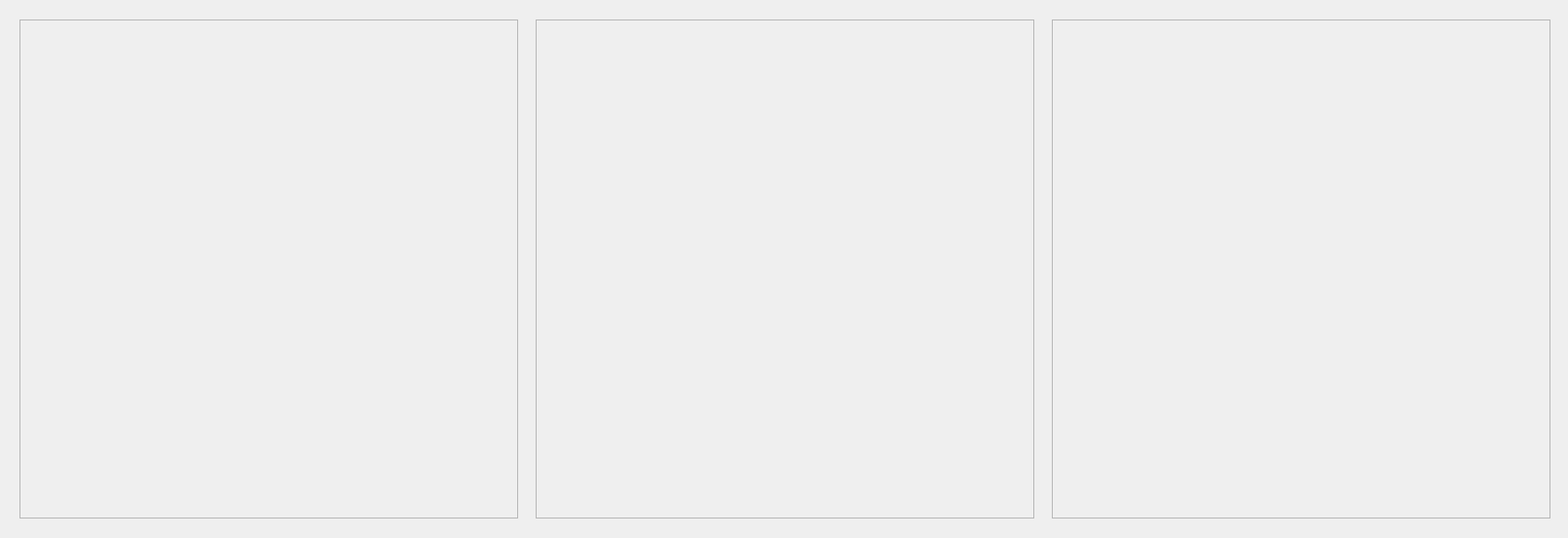
<?xml version="1.0" encoding="UTF-8"?>
<ui version="4.0">
 <class>dividergb_class</class>
 <widget class="QWidget" name="dividergb_class">
  <property name="geometry">
   <rect>
    <x>0</x>
    <y>0</y>
    <width>1610</width>
    <height>552</height>
   </rect>
  </property>
  <property name="windowTitle">
   <string>Divisão em RGB</string>
  </property>
  <widget class="QScrollArea" name="scrollArea">
   <property name="geometry">
    <rect>
     <x>20</x>
     <y>20</y>
     <width>512</width>
     <height>512</height>
    </rect>
   </property>
   <property name="widgetResizable">
    <bool>true</bool>
   </property>
   <widget class="QWidget" name="scrollAreaWidgetContents">
    <property name="geometry">
     <rect>
      <x>0</x>
      <y>0</y>
      <width>510</width>
      <height>510</height>
     </rect>
    </property>
    <widget class="QLabel" name="imgL1">
     <property name="geometry">
      <rect>
       <x>0</x>
       <y>0</y>
       <width>512</width>
       <height>512</height>
      </rect>
     </property>
     <property name="text">
      <string/>
     </property>
    </widget>
   </widget>
  </widget>
  <widget class="QScrollArea" name="scrollArea_2">
   <property name="geometry">
    <rect>
     <x>550</x>
     <y>20</y>
     <width>512</width>
     <height>512</height>
    </rect>
   </property>
   <property name="widgetResizable">
    <bool>true</bool>
   </property>
   <widget class="QWidget" name="scrollAreaWidgetContents_2">
    <property name="geometry">
     <rect>
      <x>0</x>
      <y>0</y>
      <width>510</width>
      <height>510</height>
     </rect>
    </property>
    <widget class="QLabel" name="imgL2">
     <property name="geometry">
      <rect>
       <x>0</x>
       <y>0</y>
       <width>512</width>
       <height>512</height>
      </rect>
     </property>
     <property name="text">
      <string/>
     </property>
    </widget>
   </widget>
  </widget>
  <widget class="QScrollArea" name="scrollArea_3">
   <property name="geometry">
    <rect>
     <x>1080</x>
     <y>20</y>
     <width>512</width>
     <height>512</height>
    </rect>
   </property>
   <property name="widgetResizable">
    <bool>true</bool>
   </property>
   <widget class="QWidget" name="scrollAreaWidgetContents_3">
    <property name="geometry">
     <rect>
      <x>0</x>
      <y>0</y>
      <width>510</width>
      <height>510</height>
     </rect>
    </property>
    <widget class="QLabel" name="imgL3">
     <property name="geometry">
      <rect>
       <x>0</x>
       <y>0</y>
       <width>512</width>
       <height>512</height>
      </rect>
     </property>
     <property name="text">
      <string/>
     </property>
    </widget>
   </widget>
  </widget>
 </widget>
 <resources/>
 <connections/>
</ui>
